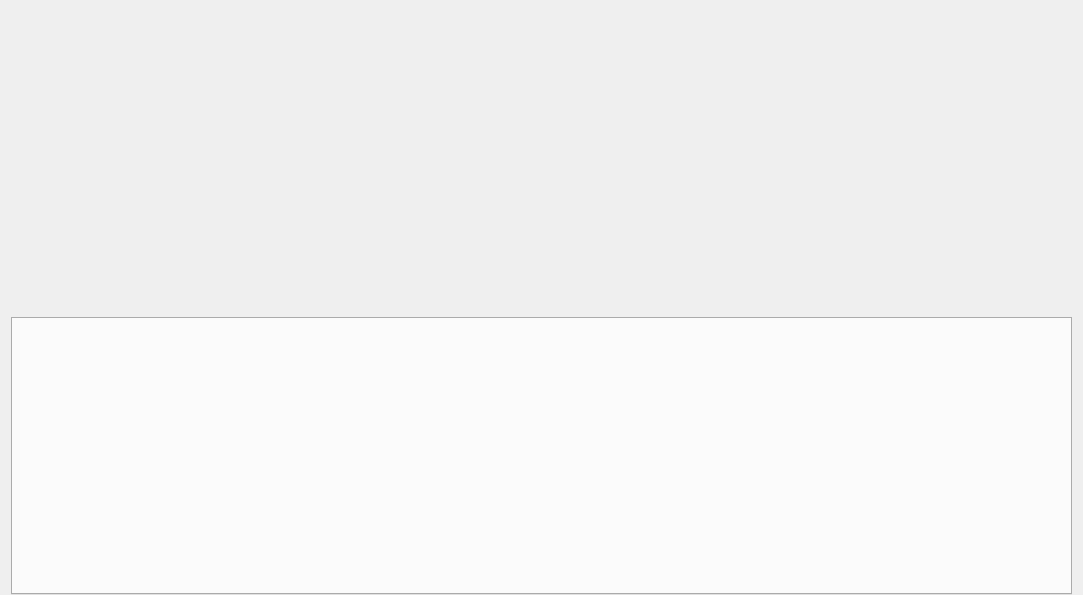
<?xml version="1.0" encoding="UTF-8"?>
<ui version="4.0">
 <class>Home_MainWid</class>
 <widget class="QWidget" name="Home_MainWid">
  <property name="geometry">
   <rect>
    <x>0</x>
    <y>0</y>
    <width>1083</width>
    <height>595</height>
   </rect>
  </property>
  <property name="windowTitle">
   <string>Form</string>
  </property>
  <layout class="QGridLayout" name="gridLayout">
   <property name="bottomMargin">
    <number>0</number>
   </property>
   <item row="0" column="0">
    <widget class="QWidget" name="workWid" native="true">
     <property name="minimumSize">
      <size>
       <width>0</width>
       <height>300</height>
      </size>
     </property>
     <property name="maximumSize">
      <size>
       <width>16777215</width>
       <height>300</height>
      </size>
     </property>
    </widget>
   </item>
   <item row="1" column="0">
    <widget class="QTabWidget" name="tabWidget">
     <property name="minimumSize">
      <size>
       <width>160</width>
       <height>0</height>
      </size>
     </property>
     <property name="font">
      <font>
       <family>微软雅黑</family>
       <pointsize>12</pointsize>
      </font>
     </property>
     <property name="contextMenuPolicy">
      <enum>Qt::PreventContextMenu</enum>
     </property>
     <property name="tabPosition">
      <enum>QTabWidget::East</enum>
     </property>
     <property name="tabShape">
      <enum>QTabWidget::Triangular</enum>
     </property>
     <property name="currentIndex">
      <number>-1</number>
     </property>
    </widget>
   </item>
  </layout>
 </widget>
 <resources/>
 <connections/>
</ui>
